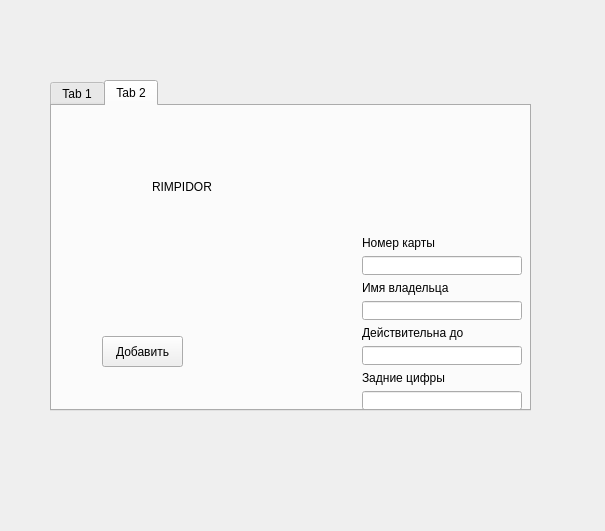
<?xml version="1.0" encoding="UTF-8"?>
<ui version="4.0">
 <class>Form</class>
 <widget class="QWidget" name="Form">
  <property name="geometry">
   <rect>
    <x>0</x>
    <y>0</y>
    <width>605</width>
    <height>531</height>
   </rect>
  </property>
  <property name="windowTitle">
   <string>Form</string>
  </property>
  <widget class="QTabWidget" name="tabWidget">
   <property name="geometry">
    <rect>
     <x>50</x>
     <y>80</y>
     <width>481</width>
     <height>331</height>
    </rect>
   </property>
   <property name="styleSheet">
    <string notr="true"/>
   </property>
   <property name="currentIndex">
    <number>1</number>
   </property>
   <widget class="QWidget" name="tab">
    <attribute name="title">
     <string>Tab 1</string>
    </attribute>
    <widget class="QWidget" name="verticalLayoutWidget">
     <property name="geometry">
      <rect>
       <x>20</x>
       <y>0</y>
       <width>391</width>
       <height>211</height>
      </rect>
     </property>
     <layout class="QVBoxLayout" name="verticalLayout">
      <item>
       <widget class="QLabel" name="label_2">
        <property name="text">
         <string>Норма амортизации </string>
        </property>
       </widget>
      </item>
      <item>
       <widget class="QLineEdit" name="lineEdit"/>
      </item>
      <item>
       <widget class="QLabel" name="label">
        <property name="text">
         <string>Первоначальная стоимость </string>
        </property>
       </widget>
      </item>
      <item>
       <widget class="QLineEdit" name="lineEdit_2"/>
      </item>
     </layout>
    </widget>
    <widget class="QLabel" name="label_3">
     <property name="geometry">
      <rect>
       <x>10</x>
       <y>260</y>
       <width>411</width>
       <height>41</height>
      </rect>
     </property>
     <property name="styleSheet">
      <string notr="true">font: 75 italic 15pt &quot;Times New Roman&quot;;</string>
     </property>
     <property name="text">
      <string>Амортизация налогового учета = </string>
     </property>
    </widget>
   </widget>
   <widget class="QWidget" name="tab_2">
    <attribute name="title">
     <string>Tab 2</string>
    </attribute>
    <widget class="QLabel" name="label_4">
     <property name="geometry">
      <rect>
       <x>100</x>
       <y>70</y>
       <width>271</width>
       <height>21</height>
      </rect>
     </property>
     <property name="text">
      <string>RIMPIDOR</string>
     </property>
    </widget>
    <widget class="QPushButton" name="pushButton">
     <property name="geometry">
      <rect>
       <x>50</x>
       <y>230</y>
       <width>81</width>
       <height>31</height>
      </rect>
     </property>
     <property name="text">
      <string>Добавить</string>
     </property>
    </widget>
    <widget class="QWidget" name="verticalLayoutWidget_2">
     <property name="geometry">
      <rect>
       <x>310</x>
       <y>130</y>
       <width>160</width>
       <height>176</height>
      </rect>
     </property>
     <layout class="QVBoxLayout" name="verticalLayout_2">
      <item>
       <widget class="QLabel" name="label_6">
        <property name="text">
         <string>Номер карты</string>
        </property>
       </widget>
      </item>
      <item>
       <widget class="QLineEdit" name="lineEdit_3"/>
      </item>
      <item>
       <widget class="QLabel" name="label_8">
        <property name="text">
         <string>Имя владельца</string>
        </property>
       </widget>
      </item>
      <item>
       <widget class="QLineEdit" name="lineEdit_4"/>
      </item>
      <item>
       <widget class="QLabel" name="label_7">
        <property name="text">
         <string>Действительна до </string>
        </property>
       </widget>
      </item>
      <item>
       <widget class="QLineEdit" name="lineEdit_5"/>
      </item>
      <item>
       <widget class="QLabel" name="label_5">
        <property name="text">
         <string>Задние цифры</string>
        </property>
       </widget>
      </item>
      <item>
       <widget class="QLineEdit" name="lineEdit_6"/>
      </item>
     </layout>
    </widget>
   </widget>
  </widget>
 </widget>
 <resources/>
 <connections/>
</ui>
